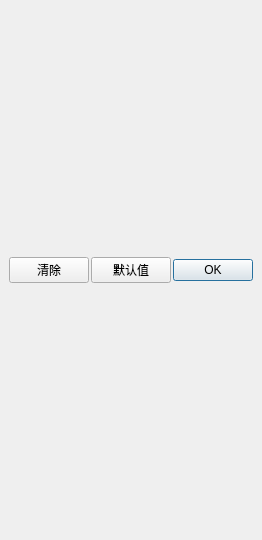
<?xml version="1.0" encoding="UTF-8"?>
<ui version="4.0">
 <class>ConfigureInputProfileDialog</class>
 <widget class="QDialog" name="ConfigureInputProfileDialog">
  <property name="geometry">
   <rect>
    <x>0</x>
    <y>0</y>
    <width>70</width>
    <height>540</height>
   </rect>
  </property>
  <property name="windowTitle">
   <string>创建输入设置文件</string>
  </property>
  <layout class="QVBoxLayout" name="verticalLayout">
   <property name="spacing">
    <number>2</number>
   </property>
   <property name="leftMargin">
    <number>9</number>
   </property>
   <property name="topMargin">
    <number>9</number>
   </property>
   <property name="rightMargin">
    <number>9</number>
   </property>
   <property name="bottomMargin">
    <number>9</number>
   </property>
   <item>
    <layout class="QHBoxLayout" name="controllerLayout"/>
   </item>
   <item>
    <layout class="QHBoxLayout" name="horizontalLayout">
     <item>
      <widget class="QPushButton" name="clear_all_button">
       <property name="text">
        <string>清除</string>
       </property>
      </widget>
     </item>
     <item>
      <widget class="QPushButton" name="restore_defaults_button">
       <property name="text">
        <string>默认值</string>
       </property>
      </widget>
     </item>
     <item>
      <widget class="QDialogButtonBox" name="buttonBox">
       <property name="standardButtons">
        <set>QDialogButtonBox::Ok</set>
       </property>
      </widget>
     </item>
    </layout>
   </item>
  </layout>
 </widget>
 <resources/>
 <connections>
  <connection>
   <sender>buttonBox</sender>
   <signal>accepted()</signal>
   <receiver>ConfigureInputProfileDialog</receiver>
   <slot>accept()</slot>
  </connection>
 </connections>
</ui>
